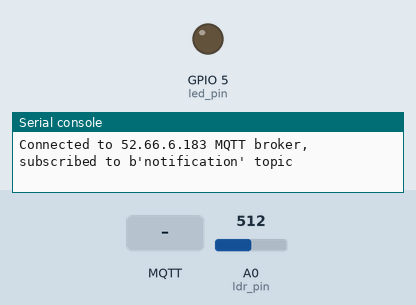
Bench run of a program on a simulated ESP8266 board running MicroPython. Parts: output pins drawn as LEDs (lit = HIGH), the last lines printed to the serial console. Inputs (shaded band) come from the test bench; at power-on: A0 (ldr_pin) = 512 (analog values on the 0–1023 scale). WiFi joins after 1.5 s; no MQTT or app messages arrive unless stated; the clock reads 2024-03-15 10:24:30 at power-on unless the program sets it.

Above: at 2.8 s.
2.9 s: MQTT message "ON" arrives on the first subscribed topic
At 4.1 s:
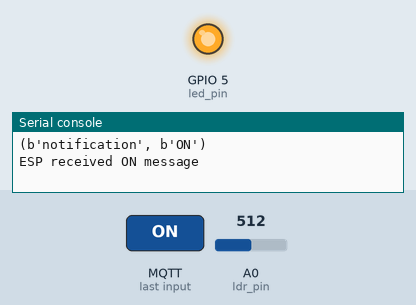
5.9 s: MQTT message "OFF" arrives on the first subscribed topic
At 6.3 s:
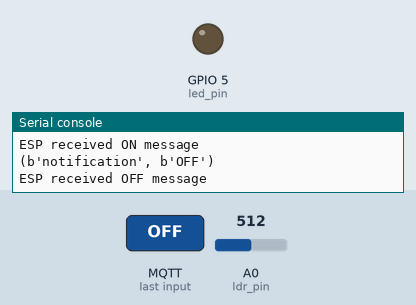
Timing chart, 0 to 8.9 s (numbered marks = the images above; inputs shaded):
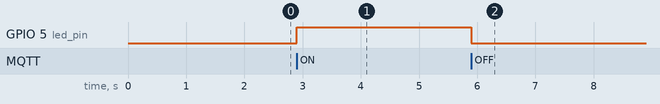

The program:

main.py
```python
from machine import Pin, ADC

ldr_pin = machine.ADC(0)
led_pin = Pin(5, Pin.OUT)

def sub_cb(topic, msg):
  print((topic, msg))
  if topic == b'notification' and msg == b'ON':
    print('ESP received ON message')
    led_pin(1)
  if topic == b'notification' and msg == b'OFF':
    print('ESP received OFF message')
    led_pin(0)

def connect_and_subscribe():
  global client_id, mqtt_server, topic_sub
  client = MQTTClient(client_id, mqtt_server)
  client.set_callback(sub_cb)
  client.connect()
  client.subscribe(topic_sub)
  print('Connected to %s MQTT broker, subscribed to %s topic' % (mqtt_server, topic_sub))
  return client

def restart_and_reconnect():
  print('Failed to connect to MQTT broker. Reconnecting...')
  time.sleep(10)
  machine.reset()

try:
  client = connect_and_subscribe()
except OSError as e:
  restart_and_reconnect()

while True:
  try:
    client.check_msg()
    if (time.time() - last_message) > message_interval:
      ldr_value = ldr_pin.read()
      msg = b'%d' % ldr_value
      client.publish(topic_pub, msg)
      last_message = time.time()
      counter += 1
  except OSError as e:
    restart_and_reconnect()
```

boot.py
```python
# This file is executed on every boot (including wake-boot from deepsleep)
#import esp
#esp.osdebug(None)
import uos, machine
#uos.dupterm(None, 1) # disable REPL on UART(0)
import gc
#import webrepl
#webrepl.start()
gc.collect()

import time
from umqttsimple import MQTTClient
import ubinascii
import machine
import micropython
import network
import esp
esp.osdebug(None)
import gc
gc.collect()

ssid = 'Ellipse Nelvana'
password = 'hare_krishna'
mqtt_server = '52.66.6.183'
#EXAMPLE IP ADDRESS
#mqtt_server = '192.168.1.144'
client_id = ubinascii.hexlify(machine.unique_id())
topic_sub = b'notification'
topic_pub = b'hello'

last_message = 0
message_interval = 1
counter = 0

station = network.WLAN(network.STA_IF)

station.active(True)
station.connect(ssid, password)

while station.isconnected() == False:
  pass

print('Connection successful')
print(station.ifconfig())
```

Measured:
- after the input at 2.9 s, GPIO 5 (led_pin): LOW → HIGH at once
- after the input at 5.9 s, GPIO 5 (led_pin): HIGH → LOW at once
